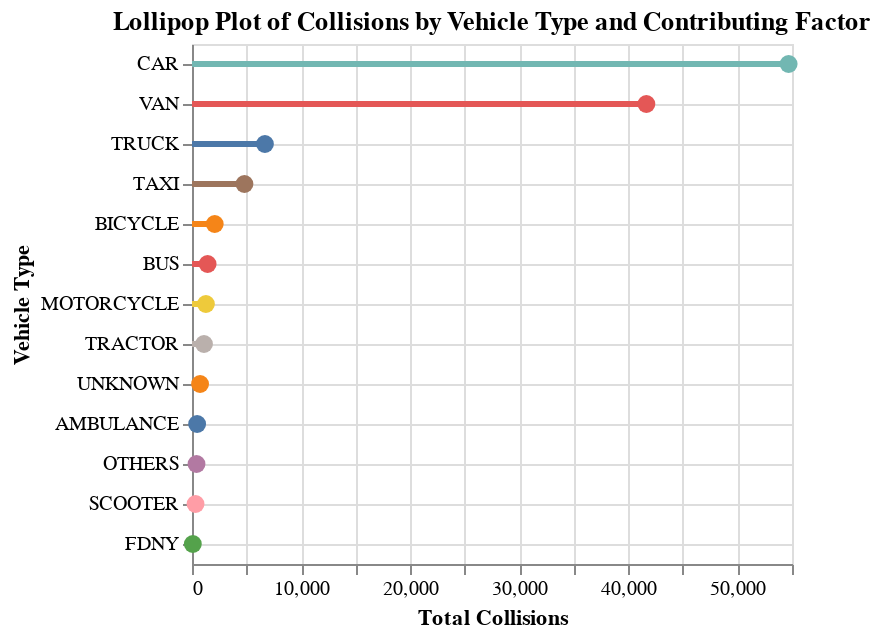

This figure's notebook cell:
### Markdown cell above
The last option we considered is a lollipop chart since it allows an easy comparison of several instances. The result is the following and it is similar to the one of a typical barchart. Simple and effective, but with the same problem of some types of vehicle being unnoticeable and impossible to differentiate (the ones with the lowest counts of crashes).

### Code cell
df = collisions[['VEHICLE TYPE CODE 1', 'TOTAL INJURED/KILLED']]

df1 = df.groupby('VEHICLE TYPE CODE 1').sum("TOTAL INJURED/KILLED").reset_index()
df2 = df.groupby('VEHICLE TYPE CODE 1').count().reset_index()

df2.columns = ['VEHICLE TYPE CODE 1', 'TOTAL COLLISIONS']

df = pd.merge(df1, df2, on='VEHICLE TYPE CODE 1')


lolli = alt.Chart(df).mark_bar(
    size=3
).encode(
    x=alt.X('TOTAL COLLISIONS:Q',
            title='Total Collisions'),
    y=alt.Y('VEHICLE TYPE CODE 1:N',
            title='Vehicle Type',
            sort=alt.EncodingSortField(field="TOTAL COLLISIONS", order="descending"),
            axis=alt.Axis(labelAngle=0, grid=True)),
    color=alt.Color('VEHICLE TYPE CODE 1:N',
                    title='Vehicle Type',
                    legend=None),
)

pop = alt.Chart(df).mark_circle(
    tooltip=True,
    size=80,
    opacity=1
).encode(
    x=alt.X('TOTAL COLLISIONS:Q',
            title='Total Collisions'),
    y=alt.Y('VEHICLE TYPE CODE 1:N',
            title='Vehicle Type',
            sort=alt.EncodingSortField(
                field="TOTAL COLLISIONS",
                order="descending"),
            axis=alt.Axis(labelAngle=0, grid=True)),
    color=alt.Color('VEHICLE TYPE CODE 1:N',
                    title='Vehicle Type',
                    legend=None),
    tooltip=['VEHICLE TYPE CODE 1:N', 'TOTAL COLLISIONS:Q', 'TOTAL INJURED/KILLED:Q']
).properties(
    title='Lollipop Plot of Collisions by Vehicle Type and Contributing Factor'
)

lolli + pop

### Figure 1 — Vega specification as saved in the notebook (floating-point values rounded to 4 significant figures)
{"$schema": "https://vega.github.io/schema/vega/v5.json", "data": [{"name": "source_0"}, {"name": "data_1", "values": [{"TOTAL COLLISIONS": 470, "TOTAL COLLISIONS_end": 470.0, "TOTAL COLLISIONS_start": 0.0, "VEHICLE TYPE CODE 1": "AMBULANCE"}, {"TOTAL COLLISIONS": 2083, "TOTAL COLLISIONS_end": 2083.0, "TOTAL COLLISIONS_start": 0.0, "VEHICLE TYPE CODE 1": "BICYCLE"}, {"TOTAL COLLISIONS": 1430, "TOTAL COLLISIONS_end": 1430.0, "TOTAL COLLISIONS_start": 0.0, "VEHICLE TYPE CODE 1": "BUS"}, {"TOTAL COLLISIONS": 54690, "TOTAL COLLISIONS_end": 54690.0, "TOTAL COLLISIONS_start": 0.0, "VEHICLE TYPE CODE 1": "CAR"}, {"TOTAL COLLISIONS": 76, "TOTAL COLLISIONS_end": 76.0, "TOTAL COLLISIONS_start": 0.0, "VEHICLE TYPE CODE 1": "FDNY"}, {"TOTAL COLLISIONS": 1275, "TOTAL COLLISIONS_end": 1275.0, "TOTAL COLLISIONS_start": 0.0, "VEHICLE TYPE CODE 1": "MOTORCYCLE"}, {"TOTAL COLLISIONS": 414, "TOTAL COLLISIONS_end": 414.0, "TOTAL COLLISIONS_start": 0.0, "VEHICLE TYPE CODE 1": "OTHERS"}, {"TOTAL COLLISIONS": 324, "TOTAL COLLISIONS_end": 324.0, "TOTAL COLLISIONS_start": 0.0, "VEHICLE TYPE CODE 1": "SCOOTER"}, {"TOTAL COLLISIONS": 4806, "TOTAL COLLISIONS_end": 4806.0, "TOTAL COLLISIONS_start": 0.0, "VEHICLE TYPE CODE 1": "TAXI"}, {"TOTAL COLLISIONS": 1098, "TOTAL COLLISIONS_end": 1098.0, "TOTAL COLLISIONS_start": 0.0, "VEHICLE TYPE CODE 1": "TRACTOR"}, {"TOTAL COLLISIONS": 6684, "TOTAL COLLISIONS_end": 6684.0, "TOTAL COLLISIONS_start": 0.0, "VEHICLE TYPE CODE 1": "TRUCK"}, {"TOTAL COLLISIONS": 739, "TOTAL COLLISIONS_end": 739.0, "TOTAL COLLISIONS_start": 0.0, "VEHICLE TYPE CODE 1": "UNKNOWN"}, {"TOTAL COLLISIONS": 41651, "TOTAL COLLISIONS_end": 41650.0, "TOTAL COLLISIONS_start": 0.0, "VEHICLE TYPE CODE 1": "VAN"}]}, {"name": "data_2", "values": [{"TOTAL COLLISIONS": 470, "TOTAL INJURED/KILLED": 160.0, "VEHICLE TYPE CODE 1": "AMBULANCE"}, {"TOTAL COLLISIONS": 2083, "TOTAL INJURED/KILLED": 3765.0, "VEHICLE TYPE CODE 1": "BICYCLE"}, {"TOTAL COLLISIONS": 1430, "TOTAL INJURED/KILLED": 944.0, "VEHICLE TYPE CODE 1": "BUS"}, {"TOTAL COLLISIONS": 54690, "TOTAL INJURED/KILLED": 37630.0, "VEHICLE TYPE CODE 1": "CAR"}, {"TOTAL COLLISIONS": 76, "TOTAL INJURED/KILLED": 20.0, "VEHICLE TYPE CODE 1": "FDNY"}, {"TOTAL COLLISIONS": 1275, "TOTAL INJURED/KILLED": 1910.0, "VEHICLE TYPE CODE 1": "MOTORCYCLE"}, {"TOTAL COLLISIONS": 414, "TOTAL INJURED/KILLED": 216.0, "VEHICLE TYPE CODE 1": "OTHERS"}, {"TOTAL COLLISIONS": 324, "TOTAL INJURED/KILLED": 578.0, "VEHICLE TYPE CODE 1": "SCOOTER"}, {"TOTAL COLLISIONS": 4806, "TOTAL INJURED/KILLED": 3353.0, "VEHICLE TYPE CODE 1": "TAXI"}, {"TOTAL COLLISIONS": 1098, "TOTAL INJURED/KILLED": 340.0, "VEHICLE TYPE CODE 1": "TRACTOR"}, {"TOTAL COLLISIONS": 6684, "TOTAL INJURED/KILLED": 2874.0, "VEHICLE TYPE CODE 1": "TRUCK"}, {"TOTAL COLLISIONS": 739, "TOTAL INJURED/KILLED": 1108.0, "VEHICLE TYPE CODE 1": "UNKNOWN"}, {"TOTAL COLLISIONS": 41651, "TOTAL INJURED/KILLED": 26790.0, "VEHICLE TYPE CODE 1": "VAN"}]}, {"name": "source_0_y_domain_VEHICLE TYPE CODE 1", "values": [{"VEHICLE TYPE CODE 1": "AMBULANCE", "sort_field": 470}, {"VEHICLE TYPE CODE 1": "BICYCLE", "sort_field": 2083}, {"VEHICLE TYPE CODE 1": "BUS", "sort_field": 1430}, {"VEHICLE TYPE CODE 1": "CAR", "sort_field": 54690}, {"VEHICLE TYPE CODE 1": "FDNY", "sort_field": 76}, {"VEHICLE TYPE CODE 1": "MOTORCYCLE", "sort_field": 1275}, {"VEHICLE TYPE CODE 1": "OTHERS", "sort_field": 414}, {"VEHICLE TYPE CODE 1": "SCOOTER", "sort_field": 324}, {"VEHICLE TYPE CODE 1": "TAXI", "sort_field": 4806}, {"VEHICLE TYPE CODE 1": "TRACTOR", "sort_field": 1098}, {"VEHICLE TYPE CODE 1": "TRUCK", "sort_field": 6684}, {"VEHICLE TYPE CODE 1": "UNKNOWN", "sort_field": 739}, {"VEHICLE TYPE CODE 1": "VAN", "sort_field": 41651}]}, {"name": "data_1_color_domain_VEHICLE TYPE CODE 1_0", "values": [{"VEHICLE TYPE CODE 1": "AMBULANCE"}, {"VEHICLE TYPE CODE 1": "BICYCLE"}, {"VEHICLE TYPE CODE 1": "BUS"}, {"VEHICLE TYPE CODE 1": "CAR"}, {"VEHICLE TYPE CODE 1": "FDNY"}, {"VEHICLE TYPE CODE 1": "MOTORCYCLE"}, {"VEHICLE TYPE CODE 1": "OTHERS"}, {"VEHICLE TYPE CODE 1": "SCOOTER"}, {"VEHICLE TYPE CODE 1": "TAXI"}, {"VEHICLE TYPE CODE 1": "TRACTOR"}, {"VEHICLE TYPE CODE 1": "TRUCK"}, {"VEHICLE TYPE CODE 1": "UNKNOWN"}, {"VEHICLE TYPE CODE 1": "VAN"}]}, {"name": "data_2_color_domain_VEHICLE TYPE CODE 1_1", "values": [{"VEHICLE TYPE CODE 1": "AMBULANCE"}, {"VEHICLE TYPE CODE 1": "BICYCLE"}, {"VEHICLE TYPE CODE 1": "BUS"}, {"VEHICLE TYPE CODE 1": "CAR"}, {"VEHICLE TYPE CODE 1": "FDNY"}, {"VEHICLE TYPE CODE 1": "MOTORCYCLE"}, {"VEHICLE TYPE CODE 1": "OTHERS"}, {"VEHICLE TYPE CODE 1": "SCOOTER"}, {"VEHICLE TYPE CODE 1": "TAXI"}, {"VEHICLE TYPE CODE 1": "TRACTOR"}, {"VEHICLE TYPE CODE 1": "TRUCK"}, {"VEHICLE TYPE CODE 1": "UNKNOWN"}, {"VEHICLE TYPE CODE 1": "VAN"}]}], "signals": [{"name": "y_step", "value": 20}, {"name": "height", "update": "bandspace(domain('y').length, 0.1, 0.05) * y_step"}], "marks": [{"type": "rect", "name": "layer_0_marks", "from": {"data": "data_1"}, "encode": {"update": {"description": {"signal": "\"Total Collisions: \" + (format(datum[\"TOTAL COLLISIONS\"], \"\")) + \"; Vehicle Type: \" + (isValid(datum[\"VEHICLE TYPE CODE 1\"]) ? datum[\"VEHICLE TYPE CODE 1\"] : \"\"+datum[\"VEHICLE TYPE CODE 1\"])"}, "x": {"field": "TOTAL COLLISIONS_end", "scale": "x"}, "fill": {"field": "VEHICLE TYPE CODE 1", "scale": "color"}, "ariaRoleDescription": {"value": "bar"}, "x2": {"field": "TOTAL COLLISIONS_start", "scale": "x"}, "yc": {"field": "VEHICLE TYPE CODE 1", "scale": "y", "band": 0.5}, "height": {"value": 3}}}, "style": ["bar"]}, {"type": "symbol", "name": "layer_1_marks", "from": {"data": "data_2"}, "encode": {"update": {"opacity": {"value": 1}, "tooltip": {"signal": "{\"VEHICLE TYPE CODE 1\": isValid(datum[\"VEHICLE TYPE CODE 1\"]) ? datum[\"VEHICLE TYPE CODE 1\"] : \"\"+datum[\"VEHICLE TYPE CODE 1\"], \"TOTAL COLLISIONS\": format(datum[\"TOTAL COLLISIONS\"], \"\"), \"TOTAL INJURED/KILLED\": format(datum[\"TOTAL INJURED/KILLED\"], \"\")}"}, "y": {"field": "VEHICLE TYPE CODE 1", "scale": "y", "band": 0.5}, "shape": {"value": "circle"}, "size": {"value": 80}, "description": {"signal": "\"Total Collisions: \" + (format(datum[\"TOTAL COLLISIONS\"], \"\")) + \"; Vehicle Type: \" + (isValid(datum[\"VEHICLE TYPE CODE 1\"]) ? datum[\"VEHICLE TYPE CODE 1\"] : \"\"+datum[\"VEHICLE TYPE CODE 1\"]) + \"; VEHICLE TYPE CODE 1: \" + (isValid(datum[\"VEHICLE TYPE CODE 1\"]) ? datum[\"VEHICLE TYPE CODE 1\"] : \"\"+datum[\"VEHICLE TYPE CODE 1\"]) + \"; TOTAL COLLISIONS: \" + (format(datum[\"TOTAL COLLISIONS\"], \"\")) + \"; TOTAL INJURED/KILLED: \" + (format(datum[\"TOTAL INJURED/KILLED\"], \"\"))"}, "fill": {"field": "VEHICLE TYPE CODE 1", "scale": "color"}, "ariaRoleDescription": {"value": "circle"}, "x": {"field": "TOTAL COLLISIONS", "scale": "x"}}}, "style": ["circle"]}], "scales": [{"name": "x", "type": "linear", "domain": {"fields": [{"data": "data_1", "field": "TOTAL COLLISIONS_start"}, {"data": "data_1", "field": "TOTAL COLLISIONS_end"}, {"data": "data_2", "field": "TOTAL COLLISIONS"}]}, "range": [0, {"signal": "width"}], "zero": true, "nice": true}, {"name": "y", "type": "band", "domain": {"data": "source_0_y_domain_VEHICLE TYPE CODE 1", "field": "VEHICLE TYPE CODE 1", "sort": {"op": "max", "field": "sort_field", "order": "descending"}}, "range": {"step": {"signal": "y_step"}}, "paddingOuter": 0.05, "paddingInner": 0.1}, {"name": "color", "type": "ordinal", "domain": {"fields": [{"data": "data_1_color_domain_VEHICLE TYPE CODE 1_0", "field": "VEHICLE TYPE CODE 1"}, {"data": "data_2_color_domain_VEHICLE TYPE CODE 1_1", "field": "VEHICLE TYPE CODE 1"}], "sort": true}, "range": "category"}], "axes": [{"scale": "x", "grid": true, "tickCount": {"signal": "ceil(width/40)"}, "labels": false, "minExtent": 0, "orient": "bottom", "domain": false, "zindex": 0, "aria": false, "gridScale": "y", "maxExtent": 0, "ticks": false}, {"scale": "y", "domain": false, "orient": "left", "maxExtent": 0, "minExtent": 0, "aria": false, "zindex": 0, "ticks": false, "grid": true, "gridScale": "x", "labels": false}, {"scale": "x", "zindex": 0, "tickCount": {"signal": "ceil(width/40)"}, "grid": false, "labelOverlap": true, "title": "Total Collisions", "orient": "bottom", "labelFlush": true}, {"scale": "y", "labelAlign": "right", "orient": "left", "labelAngle": 0, "grid": false, "title": "Vehicle Type", "zindex": 0}], "title": {"text": "Lollipop Plot of Collisions by Vehicle Type and Contributing Factor", "frame": "group"}, "padding": 5, "width": 300, "background": "white", "style": "cell"}
